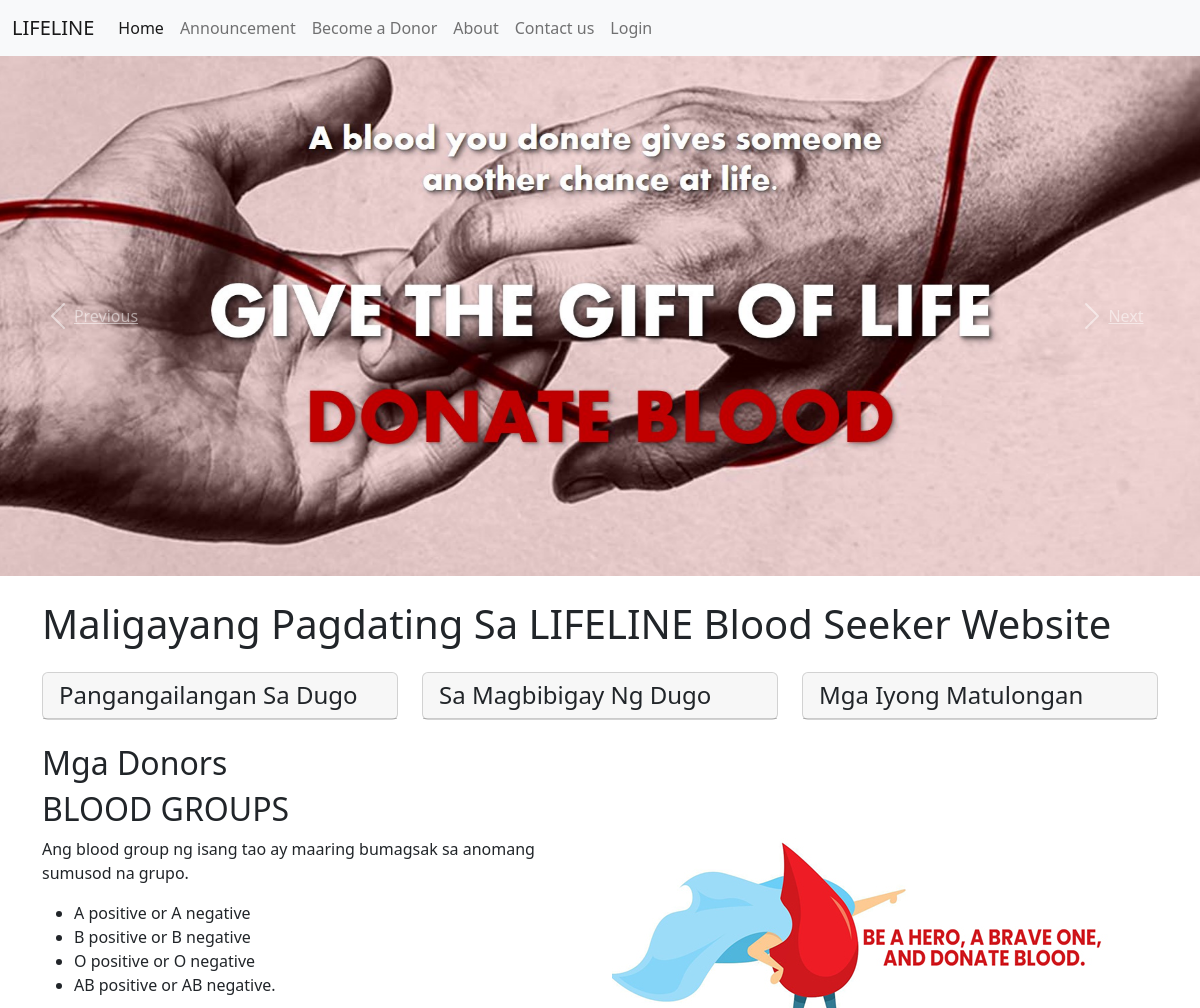
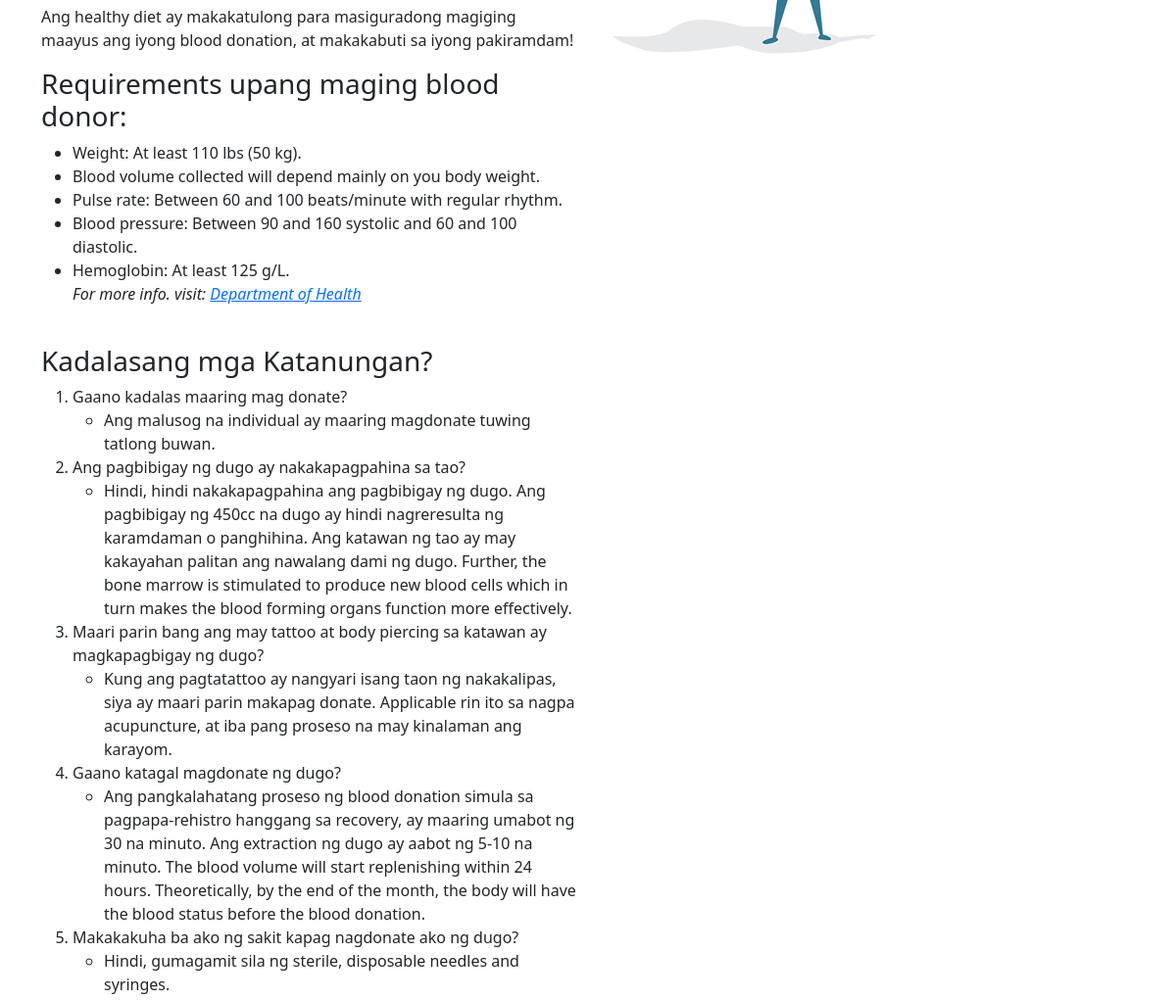
Before: / (upper part) with the older database file (2 pictures, top to bottom).
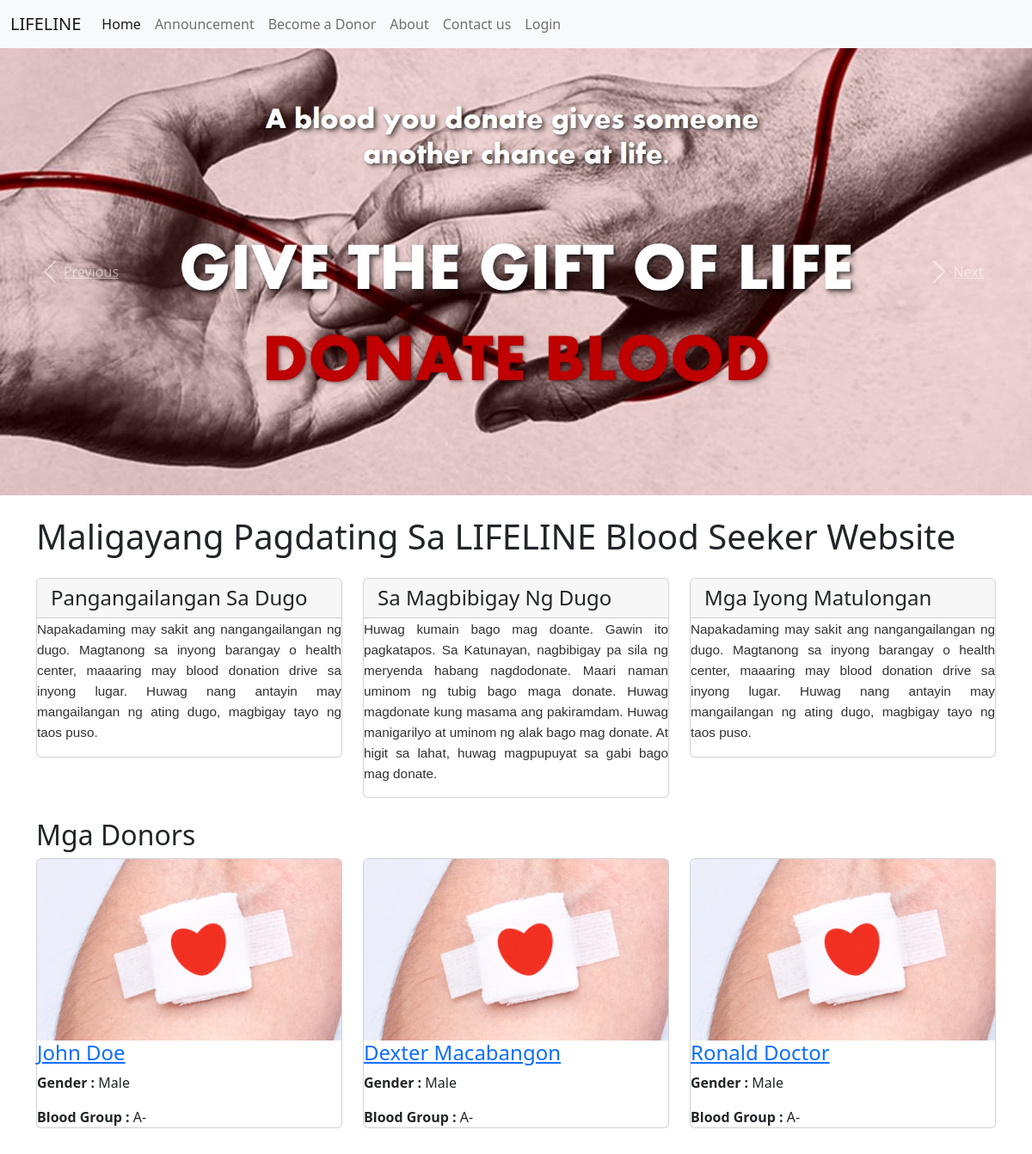
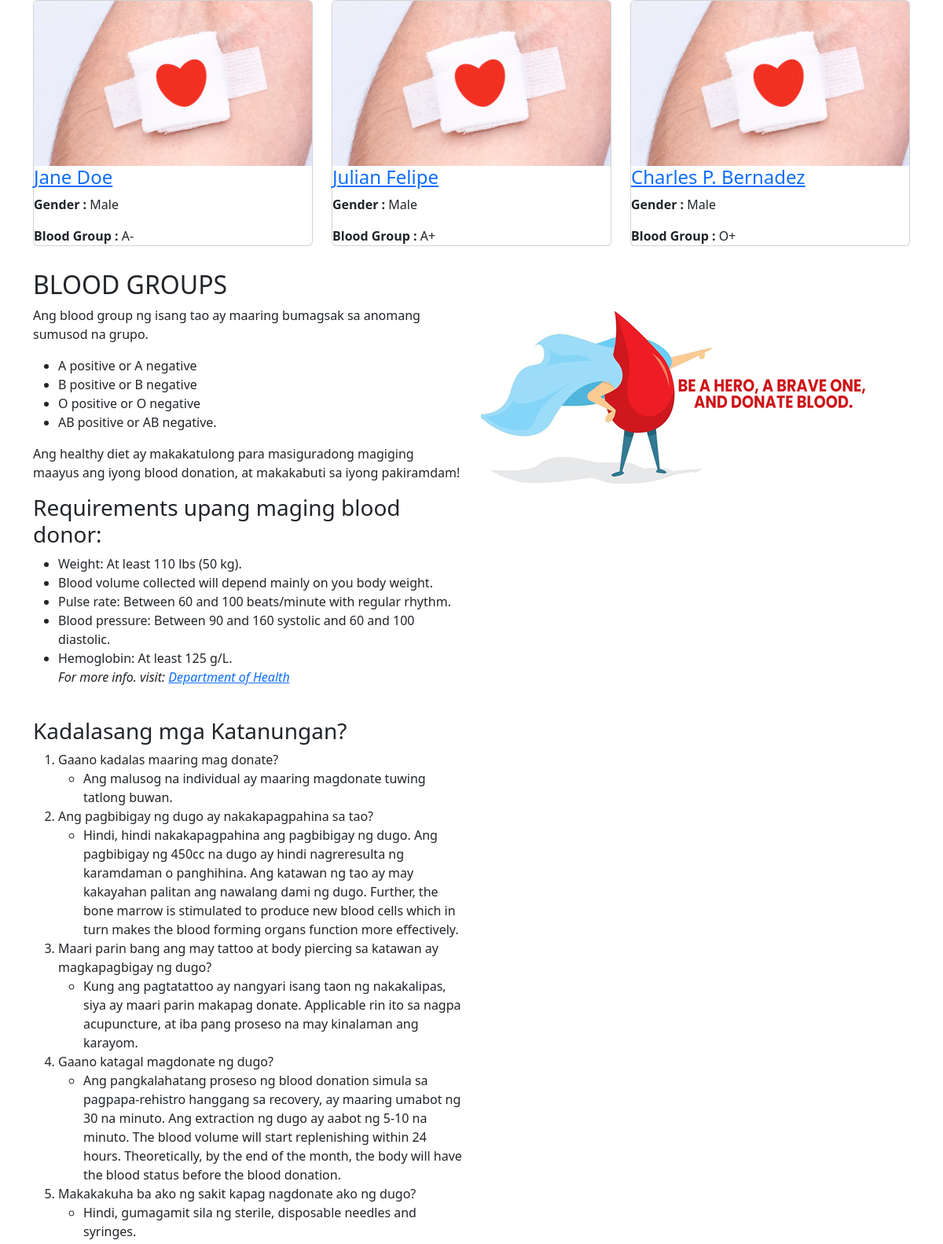
After: the same page with the newer database file (2 pictures, top to bottom).
### tables this page shows
CREATE TABLE `tblpages` (
  `id` int NOT NULL AUTO_INCREMENT,
  `PageName` varchar(255) DEFAULT NULL,
  `type` varchar(255) NOT NULL DEFAULT '',
  `detail` longtext NOT NULL,
  PRIMARY KEY (`id`)
);

CREATE TABLE `tblblooddonars` (
  `id` int NOT NULL AUTO_INCREMENT,
  `FullName` varchar(100) DEFAULT NULL,
  `MobileNumber` char(11) DEFAULT NULL,
  `EmailId` varchar(100) NOT NULL,
  `password` varchar(250) NOT NULL DEFAULT '',
  `Gender` varchar(20) DEFAULT NULL,
  `BirthDay` date DEFAULT NULL,
  `age` int DEFAULT NULL,
  `BloodGroup` varchar(20) DEFAULT NULL,
  `Purok` varchar(10) NOT NULL,
  `Barangay` varchar(255) DEFAULT NULL,
  `Message` mediumtext,
  `PostingDate` timestamp NOT NULL DEFAULT CURRENT_TIMESTAMP,
  `status` int DEFAULT NULL,
  PRIMARY KEY (`id`),
  UNIQUE KEY `EmailId` (`EmailId`)
);

### index.php (the view, shortened to what this page needs)
<!DOCTYPE html>
<html lang="en">
    <?php include('includes/header.php'); ?>
<body style="padding-top:0px !important">
    <?php include('includes/nav.php'); ?>
    <?php include('includes/slider.php'); ?>
    <div class="container">
        <h1 class="my-4">Maligayang Pagdating Sa LIFELINE Blood Seeker Website</h1>
        <div class="row">
            <div class="col-lg-4 mb-4">
                <div class="card">
                    <h4 class="card-header">Pangangailangan Sa Dugo</h4>
                    <?php
                        $pagetypes = 'needforblood';
                        $pagetype = $pagetypes;
                        $sql = "SELECT type,detail from tblpages where type=:pagetype";
                        $query = $dbh->prepare($sql);
                        $query->bindParam(':pagetype', $pagetype, PDO::PARAM_STR);
                        $query->execute();
                        $results = $query->fetchAll(PDO::FETCH_OBJ);
                        if ($query->rowCount() > 0) {
                            foreach ($results as $result) { ?>
                        <?php echo $result->detail; ?>
                    <?php }} ?>
                </div>
            </div>
            <div class="col-lg-4 mb-4">
                <div class="card">
                    <h4 class="card-header">Sa Magbibigay Ng Dugo</h4>
                        <?php
                        $pagetypes = 'bloodtips';
                        $pagetype = $pagetypes;
                        $sql = "SELECT type,detail from tblpages where type=:pagetype";
                        $query = $dbh->prepare($sql);
                        $query->bindParam(':pagetype', $pagetype, PDO::PARAM_STR);
                        $query->execute();
                        $results = $query->fetchAll(PDO::FETCH_OBJ);
                        if ($query->rowCount() > 0) {
                            foreach ($results as $result) { ?>
                        <?php echo $result->detail; ?>
                        <?php }} ?>
                </div>
            </div>
        <div class="col-lg-4 mb-4">
            <div class="card">
                <h4 class="card-header">Mga Iyong Matulongan</h4>
                    <?php
                        $pagetypes = 'whocouldyouhelp';
                        $pagetype = $pagetypes;
                        $sql = "SELECT type,detail from tblpages where type=:pagetype";
                        $query = $dbh->prepare($sql);
                        $query->bindParam(':pagetype', $pagetype, PDO::PARAM_STR);
                        $query->execute();
                        $results = $query->fetchAll(PDO::FETCH_OBJ);
                        if ($query->rowCount() > 0) {
                            foreach ($results as $result) { ?>
                        <?php echo $result->detail; ?>
                    <?php }} ?>
            </div>
        </div>
    </div>
    <h2>Mga Donors</h2>
    <div class="row">
        <?php
        $status = 0;
        $sql = "SELECT * from tblblooddonars where status=:status order by rand() limit 6";
        $query = $dbh->prepare($sql);
        $query->bindParam(':status', $status, PDO::PARAM_STR);
        $query->execute();
        $results = $query->fetchAll(PDO::FETCH_OBJ);
        if ($query->rowCount() > 0) {
            foreach ($results as $result) { ?>
                <div class="col-lg-4 col-sm-6 portfolio-item">
                    <div class="card h-100">
                        <a href="#"><img class="card-img-top img-fluid" src="images/blood-donor.jpg" alt=""></a>
                        <div class="card-block">
                            <h4 class="card-title"><a href="#"><?php echo htmlentities($result->FullName); ?></a></h4>
                            <p class="card-text"><b> Gender :</b> <?php echo htmlentities($result->Gender); ?></p>
                            <p class="card-text"><b>Blood Group :</b> <?php echo htmlentities($result->BloodGroup); ?></p>
                        </div>
                    </div>
                </div>
        <?php }
        } ?>
    </div>
    <div class="row">
        <div class="col-lg-6">
            <h2>BLOOD GROUPS</h2>
            <p> Ang blood group ng isang tao ay maaring bumagsak sa anomang sumusod na grupo.</p>
            <ul>
                <li>A positive or A negative</li>
                <li>B positive or B negative</li>
                <li>O positive or O negative</li>
                <li>AB positive or AB negative.</li>
            </ul>
            <p>Ang healthy diet ay makakatulong para masiguradong magiging maayus ang iyong blood donation, at makakabuti sa iyong pakiramdam!</p>
            <h3>Requirements upang maging blood donor:</h3>
            <ul>
                <li>Weight: At least 110 lbs (50 kg).</li>
                <li>Blood volume collected will depend mainly on you body weight.</li>
                <li>Pulse rate: Between 60 and 100 beats/minute with regular rhythm.</li>
                <li> Blood pressure: Between 90 and 160 systolic and 60 and 100 diastolic.</li>
                <li> Hemoglobin: At least 125 g/L.</li>
                <p><i>For more info. visit:&nbsp;<a href="https://doh.gov.ph/node/1449" target="_blank">Department of Health</a></i></p>
            </ul>
            <br>
            <h3>Kadalasang mga Katanungan?</h3>
            <ol>
                <li>Gaano kadalas maaring mag donate?</li>
                <ul>
                    <li>Ang malusog na individual ay maaring magdonate tuwing tatlong buwan.</li>
                </ul>
                <li>Ang pagbibigay ng dugo ay nakakapagpahina sa tao?</li>
                <ul>
                    <li>Hindi, hindi nakakapagpahina ang pagbibigay ng dugo. Ang pagbibigay ng 450cc na dugo ay hindi nagreresulta ng karamdaman o panghihina.
                        Ang katawan ng tao ay may kakayahan palitan ang nawalang dami ng dugo. Further, the bone marrow is stimulated
                        to produce new blood cells which in turn makes the blood forming organs function more effectively.</li>
                </ul>
                <li>Maari parin bang ang may tattoo at body piercing sa katawan ay magkapagbigay ng dugo?</li>
                <ul>
                    <li>Kung ang pagtatattoo ay nangyari isang taon ng nakakalipas, siya ay maari parin makapag donate.
                        Applicable rin ito sa nagpa acupuncture, at iba pang proseso na may kinalaman ang karayom.</li>
                </ul>
                <li>Gaano katagal magdonate ng dugo?</li>
                <ul>
                    <li>Ang pangkalahatang proseso ng blood donation simula sa pagpapa-rehistro hanggang sa recovery, ay maaring umabot ng 30 na minuto.
                        Ang extraction ng dugo ay aabot ng 5-10 na minuto. The blood volume will start replenishing within 24 hours.
                        Theoretically, by the end of the month, the body will have the blood status before the blood donation.</li>
                </ul>
                <li>Makakakuha ba ako ng sakit kapag nagdonate ako ng dugo?</li>
                <ul>
                    <li>Hindi, gumagamit sila ng sterile, disposable needles and syringes.</li>
                </ul>
            </ol>
        </div>
        <div class="col-lg-6">
            <img class="img-fluid rounded" src="images/blood-donor (1).jpg" alt="">
        </div>
    </div>
    </div>
</body>
</html>

### includes/header.php (shortened to what this page needs)
<head>
    <link href="vendor/bootstrap/css/bootstrap.min.css" rel="stylesheet">
    <link href="vendor/font-awesome/css/font-awesome.min.css" rel="stylesheet" type="text/css">
    <link href="css/bootstrap/css/bootstrap.min.css" rel="stylesheet">
    <link href="css/modern-business.css" rel="stylesheet">
</head>

### includes/nav.php (shortened to what this page needs)
<nav class="navbar navbar-expand-lg bg-light">
  <div class="container-fluid">
    <a class="navbar-brand" href="#">LIFELINE</a>
    <div class="collapse navbar-collapse" id="navbarSupportedContent">
      <ul class="navbar-nav me-auto mb-2 mb-lg-0">
        <li class="nav-item">
          <a class="nav-link active" aria-current="page" href="index.php">Home</a>
        </li>
        <li class="nav-item">
          <a class="nav-link" href="page.php?type=announcement">Announcement</a>
        </li>
        <?php if(!isset($_SESSION['user_login'])){ ?>
        <li class="nav-item">
          <a class="nav-link" href="become-donor.php">Become a Donor</a>
        </li>
        <?php }else{}?>
        <li class="nav-item">
          <a class="nav-link" href="page.php?type=aboutus">About</a>
        </li>
        <li class="nav-item">
          <a class="nav-link" href="contact.php">Contact us</a>
        </li>
        <?php if(!$_SESSION['user_login']):?>
            <li class="nav-item">
                <a class="nav-link" href="./users/">Login</a>
            </li>
        <?php endif; ?>
      </ul>
    </div>
  </div>
</nav>

### includes/slider.php (shortened to what this page needs)
<header>
       <div id="carouselExampleIndicators" class="carousel slide" data-ride="carousel">
           <div class="carousel-inner" role="listbox">
               <div class="carousel-item active" style="background-image: url('images/banner1.jpg')">
                   <div class="carousel-caption d-none d-md-block">
                   </div>
               </div>
           </div>
           <a class="carousel-control-prev" href="#carouselExampleIndicators" role="button" data-slide="prev">
               <span class="carousel-control-prev-icon" aria-hidden="true"></span>
               <span class="sr-only">Previous</span>
           </a>
           <a class="carousel-control-next" href="#carouselExampleIndicators" role="button" data-slide="next">
               <span class="carousel-control-next-icon" aria-hidden="true"></span>
               <span class="sr-only">Next</span>
           </a>
       </div>
   </header>

### css/modern-business.css (style rules this page uses)
body { padding-top: 0px; }
@media (min-width: 992px) { body { padding-top: 0px; } }
.carousel-item { height: 65vh; min-height: 300px; background: no-repeat center center scroll; -webkit-background-size: cover; -moz-background-size: cover; -o-background-size: cover; background-size: cover; }
.portfolio-item { margin-bottom: 30px; }

### includes/header.php (style rules this page uses)
.carousel-item.active, .carousel-item-next, .carousel-item-prev { display: block; }

Changed rows visible on the page:
added tblpages: detail "Napakadaming may sakit ang nangangailangan ng dugo. Magtanong sa inyong barangay o health center, maaaring may blood donation drive sa inyong lugar. Huwag nang antayin may mangailangan ng ating dugo, magbigay tayo ng taos puso.", shown under "Pangangailangan Sa Dugo"
added tblpages: detail "Huwag kumain bago mag doante. Gawin ito pagkatapos. Sa Katunayan, nagbibigay pa sila ng meryenda habang nagdodonate. Maari naman uminom ng tubig bago maga donate. Huwag magdonate kung masama ang pakiramdam. Huwag manigarilyo at uminom ng alak bago mag donate. At higit sa lahat, huwag magpupuyat sa gabi bago mag donate.", shown under "Sa Magbibigay Ng Dugo"
added tblpages: detail "Napakadaming may sakit ang nangangailangan ng dugo. Magtanong sa inyong barangay o health center, maaaring may blood donation drive sa inyong lugar. Huwag nang antayin may mangailangan ng ating dugo, magbigay tayo ng taos puso.", shown under "Mga Iyong Matulongan"
added tblblooddonars: FullName "John Doe", Gender "Male", BloodGroup "A-"
added tblblooddonars: FullName "Dexter Macabangon", Gender "Male", BloodGroup "A-"
added tblblooddonars: FullName "Ronald Doctor", Gender "Male", BloodGroup "A-"
added tblblooddonars: FullName "Jane Doe", Gender "Male", BloodGroup "A-"
added tblblooddonars: FullName "Julian Felipe", Gender "Male", BloodGroup "A+"
added tblblooddonars: FullName "Charles P. Bernadez", Gender "Male", BloodGroup "O+"
